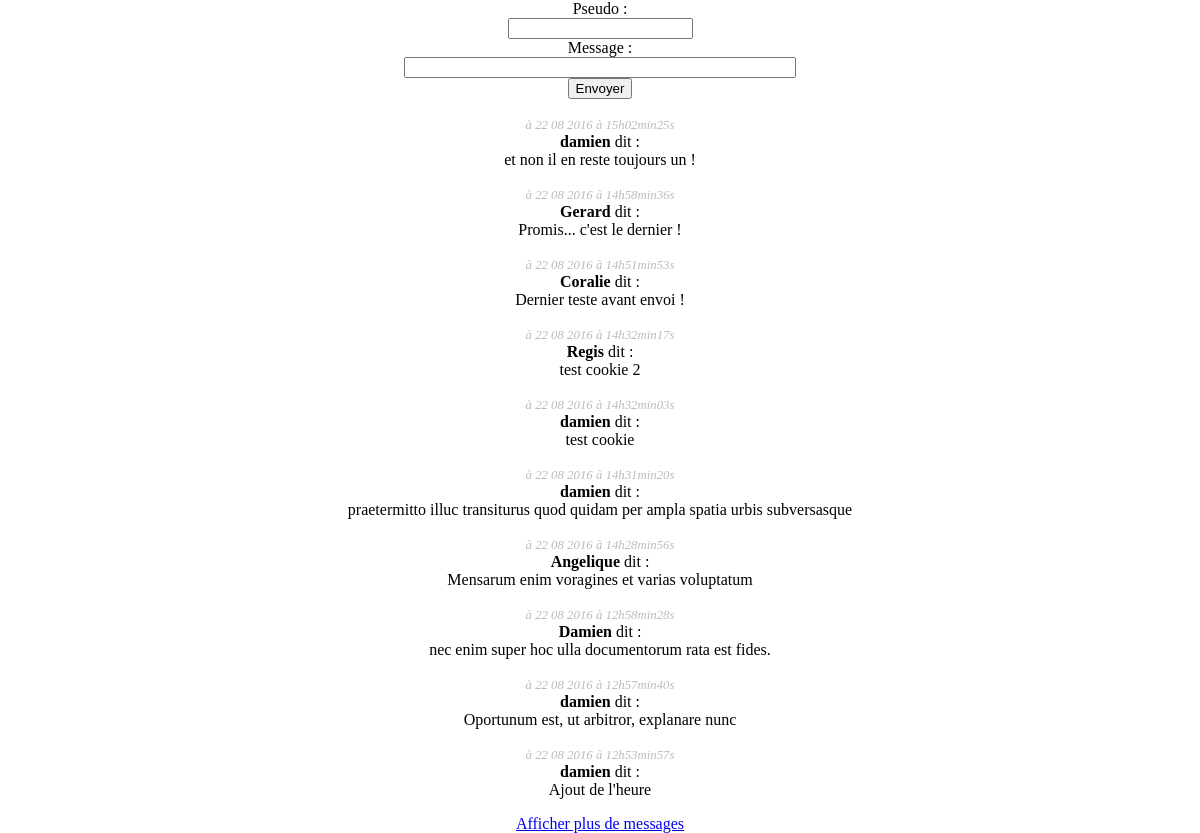
/TP_php-sql_mini-chat/minichat.php, run on the app's committed database.
### tables this page shows
CREATE TABLE IF NOT EXISTS `minichat` (
  `id` int(11) NOT NULL,
  `pseudo` varchar(255) NOT NULL,
  `message` varchar(255) NOT NULL,
  `date_ajout` datetime NOT NULL
);

### TP_php-sql_mini-chat/minichat.php (the view, shortened to what this page needs)
<!DOCTYPE html>
<html lang="fr">
	<head>
		<link rel="stylesheet" type="text/css" href="css/style.css">
	</head>
	<body>
		<main>
			<section id="formulaire">
				<form action="minichat_post.php" method="post" >
				    <?php
                    if (isset($_COOKIE['pseudo']))
                        {echo '<label for="pseudo" >Pseudo : </label><br /><input type="text" name="pseudo" id="pseudo" value="'.$_COOKIE['pseudo'].'" required /><br />';}
                    else {echo '<label for="pseudo" >Pseudo : </label><br /><input type="text" name="pseudo" id="pseudo" required/><br />';}
                    ?>
					<label for="message">Message : </label><br /><input class="champsmessage" type="text" name="message" id="message" required/><br />
					<input type="submit" value="Envoyer" />
				</form>
			</section>
			<section id="chat">
                <?php
                try 	{$bdd = new PDO('mysql:host=localhost;dbname=tp_openclassrooms;charset=utf8', 'root','root', array(PDO::ATTR_ERRMODE => PDO::ERRMODE_EXCEPTION));}
				catch (Exception $e)	{die('Erreur : ' . $e->getMessage());}
				$reponse = $bdd->query('SELECT pseudo, message, DATE_FORMAT(date_ajout, "%d %m %Y à %Hh%imin%ss") AS date_creation FROM minichat ORDER BY ID DESC LIMIT 0, 10');
                while ($donnees = $reponse->fetch())
					{
				    ?>
				    <p>
                        <em>à <?php echo $donnees['date_creation']?></em><br />
				        <strong><?php echo htmlspecialchars($donnees['pseudo'])?></strong> dit :<br />
				        <?php echo nl2br(htmlspecialchars($donnees['message']))?>
				    </p>
				    <?php
					}
				?>
				<a href="minichat-full.php">Afficher plus de messages</a>
			</section>
		</main>
	</body>
</html>

### TP_php-sql_mini-chat/css/style.css (style rules this page uses)
body { margin:0%; padding:0%; }
main { width:80%; margin:auto; text-align:center; }
em { font-size:0.8em; color:#bbbbbb; }
.champsmessage { width:40%; min-width:150px; }

### data on the page
minichat: date_creation "22 08 2016 à 15h02min25s", pseudo "damien", message "et non il en reste toujours un !"
minichat: date_creation "22 08 2016 à 14h58min36s", pseudo "Gerard", message "Promis... c'est le dernier !"
minichat: date_creation "22 08 2016 à 14h51min53s", pseudo "Coralie", message "Dernier teste avant envoi !"
minichat: date_creation "22 08 2016 à 14h32min17s", pseudo "Regis", message "test cookie 2"
minichat: date_creation "22 08 2016 à 14h32min03s", pseudo "damien", message "test cookie"
minichat: date_creation "22 08 2016 à 14h31min20s", pseudo "damien", message "praetermitto illuc transiturus quod quidam per ampla spatia urbis subversasque"
minichat: date_creation "22 08 2016 à 14h28min56s", pseudo "Angelique", message "Mensarum enim voragines et varias voluptatum"
minichat: date_creation "22 08 2016 à 12h58min28s", pseudo "Damien", message "nec enim super hoc ulla documentorum rata est fides."
minichat: date_creation "22 08 2016 à 12h57min40s", pseudo "damien", message "Oportunum est, ut arbitror, explanare nunc"
minichat: date_creation "22 08 2016 à 12h53min57s", pseudo "damien", message "Ajout de l'heure"
